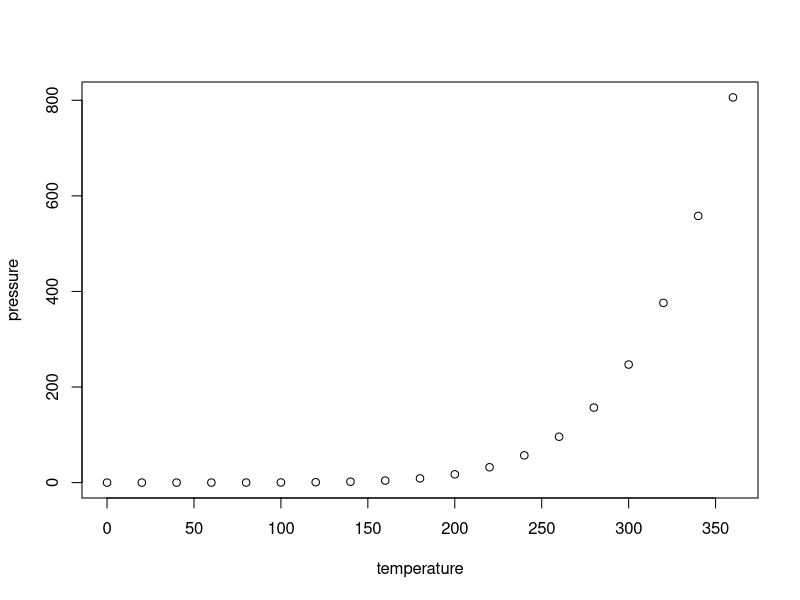
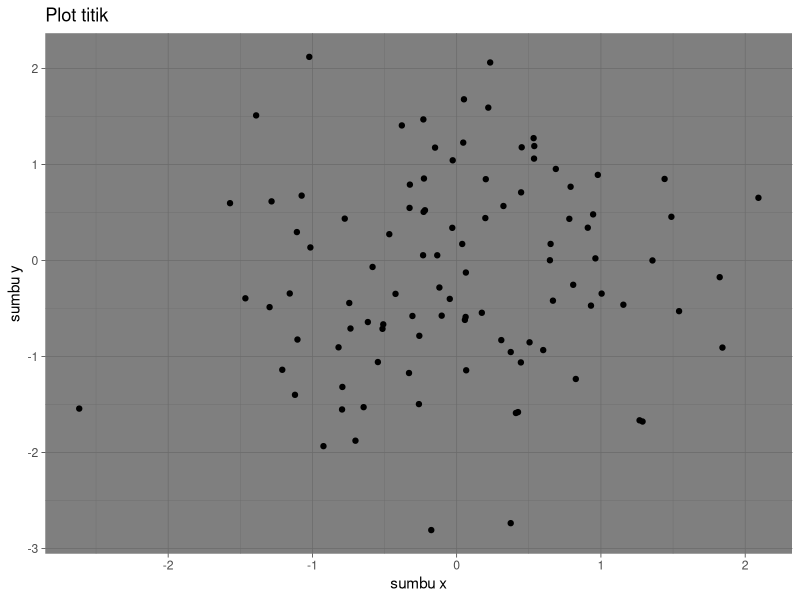
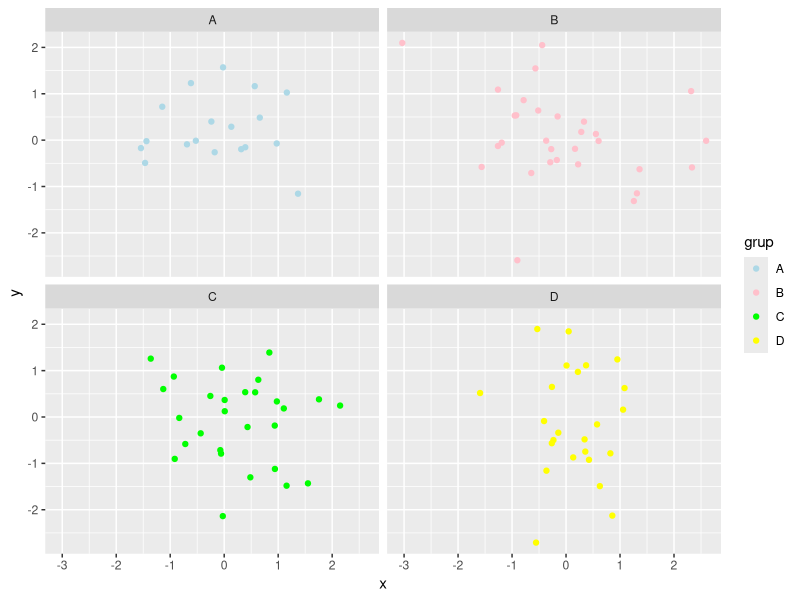
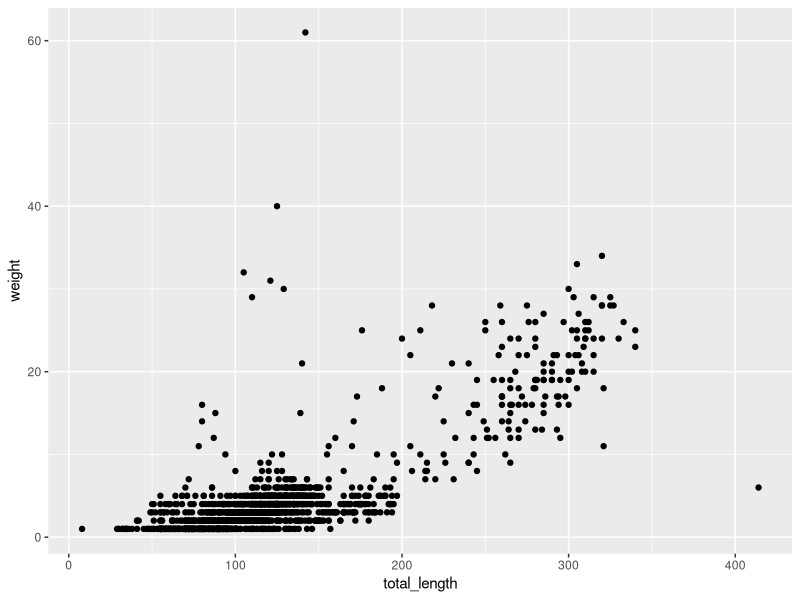

Recreate these plots in R, in order.
## ---- chunk 1
knitr::opts_chunk$set(echo = TRUE)
## ---- chunk 2
print("hello world")
## ---- chunk 3
summary(cars)
## ---- chunk 4
plot(pressure)
## ---- chunk 5
library(ggplot2)
data <- data.frame(x = rnorm(100), y = rnorm(100))
ggplot(data, aes(x = x, y = y)) + 
  geom_point() +
  labs(title = "Plot titik", x = "sumbu x", y = "sumbu y") +
  theme_dark()
## ---- chunk 6
data <- data.frame(x = rnorm(100), y = rnorm(100), grup = sample(c("A", "B", "C", "D"), 100, replace = TRUE))
ggplot(data, aes(x = x, y = y, color = grup)) + 
  geom_point() +
  facet_wrap(~grup) +
  scale_color_manual(values = c("A" = "lightblue", "B" = "pink", "C" = "green", "D" = "yellow"))
## ---- chunk 7
library(readr)
lizard <- read.csv("lizards.csv")
View(lizard)
## ---- chunk 8
library(ggplot2)
ggplot(lizard, aes(x = total_length, y = weight)) +
  geom_point()
  labs(title = "Plot titik", x = "total length", y = "weight") +
  theme_dark()
